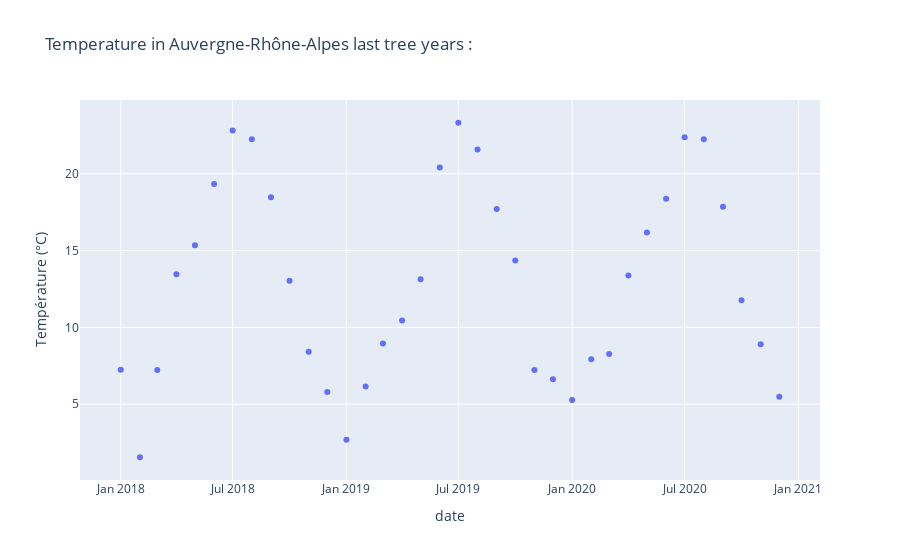

Source (notebook cell):
### Code cell
px.scatter(df_auv, x = 'date', y = 'Température (°C)', title = 'Temperature in Auvergne-Rhône-Alpes last tree years :')

### Figure 1 — Plotly figure (JSON) as saved in the notebook; plotly's stock layout.template omitted (floating-point values rounded to 4 significant figures)
{"data": [{"hovertemplate": "date=%{x}<br>Température (°C)=%{y}<extra></extra>", "legendgroup": "", "marker": {"color": "#636efa", "symbol": "circle"}, "mode": "markers", "name": "", "orientation": "v", "showlegend": false, "type": "scatter", "x": ["2018-01-01T00:00:00", "2018-02-01T00:00:00", "2018-03-01T00:00:00", "2018-04-01T00:00:00", "2018-05-01T00:00:00", "2018-06-01T00:00:00", "2018-07-01T00:00:00", "2018-08-01T00:00:00", "2018-09-01T00:00:00", "2018-10-01T00:00:00", "2018-11-01T00:00:00", "2018-12-01T00:00:00", "2019-01-01T00:00:00", "2019-02-01T00:00:00", "2019-03-01T00:00:00", "2019-04-01T00:00:00", "2019-05-01T00:00:00", "2019-06-01T00:00:00", "2019-07-01T00:00:00", "2019-08-01T00:00:00", "2019-09-01T00:00:00", "2019-10-01T00:00:00", "2019-11-01T00:00:00", "2019-12-01T00:00:00", "2020-01-01T00:00:00", "2020-02-01T00:00:00", "2020-03-01T00:00:00", "2020-04-01T00:00:00", "2020-05-01T00:00:00", "2020-06-01T00:00:00", "2020-07-01T00:00:00", "2020-08-01T00:00:00", "2020-09-01T00:00:00", "2020-10-01T00:00:00", "2020-11-01T00:00:00", "2020-12-01T00:00:00"], "xaxis": "x", "y": [7.235, 1.543, 7.221, 13.47, 15.35, 19.34, 22.83, 22.25, 18.48, 13.03, 8.418, 5.787, 2.677, 6.154, 8.957, 10.45, 13.13, 20.41, 23.32, 21.58, 17.71, 14.36, 7.227, 6.628, 5.276, 7.931, 8.265, 13.38, 16.18, 18.38, 22.38, 22.25, 17.86, 11.77, 8.901, 5.479], "yaxis": "y"}], "layout": {"legend": {"tracegroupgap": 0}, "title": {"text": "Temperature in Auvergne-Rhône-Alpes last tree years :"}, "xaxis": {"anchor": "y", "domain": [0, 1], "title": {"text": "date"}}, "yaxis": {"anchor": "x", "domain": [0, 1], "title": {"text": "Température (°C)"}}}}
